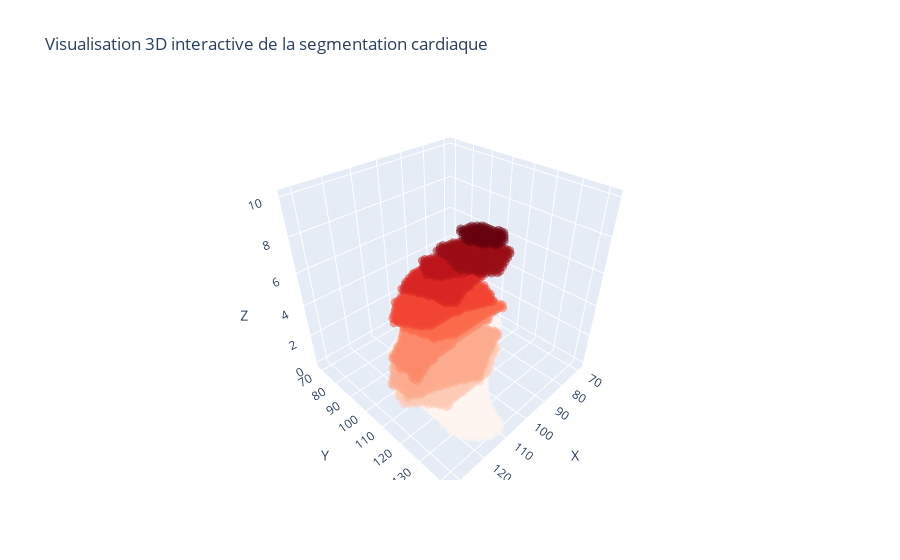

Notebook code for this chart:
### Code cell
x,y,z = np.where(seg3D == 1)

fig = go.Figure(data=go.Scatter3d(
    x=x, y=y, z=z,
    mode='markers',
    marker=dict(size=3,color=z,colorscale='Reds',opacity=0.5)
))
fig.update_layout(
    scene=dict(xaxis_title="X",yaxis_title="Y",zaxis_title="Z"),
    title="Visualisation 3D interactive de la segmentation cardiaque"
)
fig.show()

### Figure 1 — Plotly figure (JSON) as saved in the notebook; plotly's stock layout.template omitted (floating-point values rounded to 4 significant figures; data arrays with more than 128 entries replaced by an {"elided": "..."} marker saying what was removed)
{"data": [{"marker": {"color": {"elided": "6391 int values"}, "colorscale": [[0, "rgb(255,245,240)"], [0.125, "rgb(254,224,210)"], [0.25, "rgb(252,187,161)"], [0.375, "rgb(252,146,114)"], [0.5, "rgb(251,106,74)"], [0.625, "rgb(239,59,44)"], [0.75, "rgb(203,24,29)"], [0.875, "rgb(165,15,21)"], [1, "rgb(103,0,13)"]], "opacity": 0.5, "size": 3}, "mode": "markers", "type": "scatter3d", "x": {"elided": "6391 int values"}, "y": {"elided": "6391 int values"}, "z": {"elided": "6391 int values"}}], "layout": {"scene": {"xaxis": {"title": {"text": "X"}}, "yaxis": {"title": {"text": "Y"}}, "zaxis": {"title": {"text": "Z"}}}, "title": {"text": "Visualisation 3D interactive de la segmentation cardiaque"}}}
